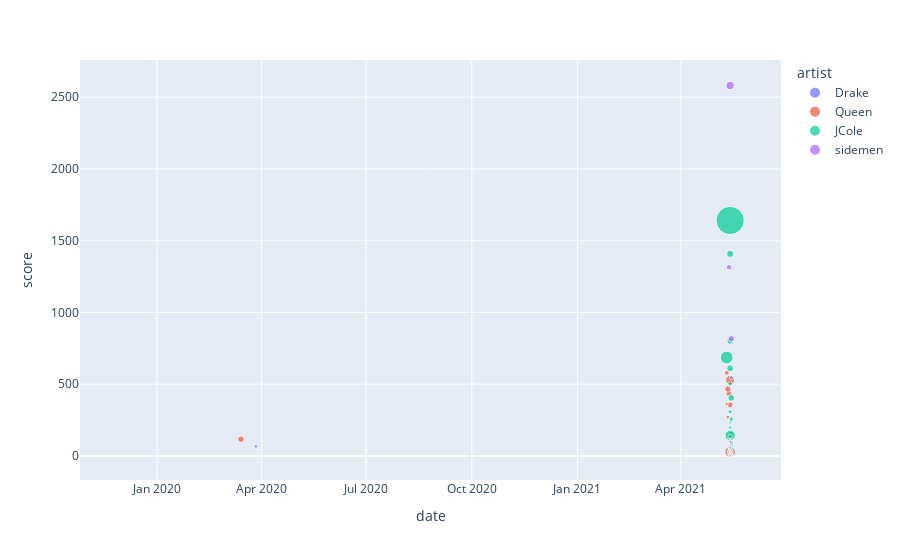

Write notebook code for a chart like this one.
### Code cell
fig = px.scatter(
    df.query('platform==1'),
    x="date", y="score",
             size="total comments", 
                 color="artist",
                 hover_name="title")
fig.show()

### Figure 1 — Plotly figure (JSON) as saved in the notebook; plotly's stock layout.template omitted (floating-point values rounded to 4 significant figures)
{"data": [{"hovertemplate": "<b>%{hovertext}</b><br><br>artist=Drake<br>date=%{x}<br>score=%{y}<br>total comments=%{marker.size}<extra></extra>", "hovertext": ["If you're looking for the Toronto discord server, please visit: https://discord.gg/wn9GFuF", "If you're looking for the rapper Drake, please go to r/Drizzy"], "legendgroup": "Drake", "marker": {"color": "#636efa", "size": [0, 7], "sizemode": "area", "sizeref": 1.123, "symbol": "circle"}, "mode": "markers", "name": "Drake", "orientation": "v", "showlegend": true, "type": "scatter", "x": ["2019-11-28", "2020-03-27"], "xaxis": "x", "y": [10, 67], "yaxis": "y"}, {"hovertemplate": "<b>%{hovertext}</b><br><br>artist=Queen<br>date=%{x}<br>score=%{y}<br>total comments=%{marker.size}<extra></extra>", "hovertext": ["Read the Rules Before Posting", "Amogus", "My favorite", "Need your loving tonight is so underrated it’s not even funny", "Restaurant idea", "This might ruffle some feathers, but this is my queen album ranking list", "I’m one who loves a kind magic demo?", "Roger relaxing", "What’s the significance of today in Queen history?", "This is nightmare fuel", "My latest Freddie painting 👑🎨", "About time I make everyone on this subreddit mad", "I think bohemian rhapsody is a little overrated in my opinion. But not in the way you think.", "Been a Queen fan since 1975 but after A Kind of Magic life got in the way and I don't know their last couple of albums well enough to include them here. My tier list.", "Execute order 39", "I finally got my live magic record I ordered a couple months ago but it finally came but I don’t like it to much because it only has 14 songs on the album but Queen played 28 songs it kind bugs me but it’s not that big of a deal", "Marc Martel and Jonathan Cilia Faro - Too Much Love Will Kill You", "What is your favorite queen song", "The single ‘Headlong’ Released 30 years ago today! The 3rd single off of ‘Innuendo’.", "Another one bites the dust", "A night at the opera", "Made in heaven", "I updated the list yet again", "A day at the races", "This is the list for the game.", "I did some thinking and made an updated list", "The Struts Release a new single We Will Rock you. See the video here.", "The Struts Cover Queen’s 'We Will Rock You'", "Freddie in 1980", "Id love to be that camera man 🤤", "To celebrate 30 years of Innuendo, my friends and I made a special video where we break down the album and everything that makes it special. We’d love it if you checked it out and let us know what you think! :)", "Got some Queen shirts in the mail today!", "Barcelona brings me to tears", "📷HAPPY BIRTHDAY, RAMI!!📷", "Here is a badass photo of Freddie! Looks like a super hero. A rock and roll super hero!", "Happy Birthday, Rami Malek!", "By another request on someone. Here or some images mostly from Hammersmith 1979. Hope you enjoy!", "Saviour of the universe", "My first Queen drawing", "Freddie Merc-booty. The second image is one of my favorites because of the sparkly shine on the microphone", "Happy 40th birthday to Rami Malek the actor who plays Freddie Mercury in Bohemian Rhapsody", "Those eyes!", "Not sure if I've posted this image before. More on the way!", "By request of someone in my last post. Here are some pictures from Saarbrucken 1979. The last image isn't from this concert bit I thought it looked cool.", "How y’all think I did?", "Construction crew breaks free", "Good news!", "Queen’s greatest hits in a piano medley 🎹", "Queen & David Bowie - Under Pressure - Alternative and unused takes", "Finally “united” after 45 years. Left is my mom’s vinyl from 1976 and right is mine from this year"], "legendgroup": "Queen", "marker": {"color": "#EF553B", "size": [24, 7, 2, 46, 2, 24, 1, 0, 1, 2, 19, 4, 5, 4, 1, 4, 1, 66, 21, 0, 3, 0, 3, 0, 0, 3, 0, 0, 0, 2, 1, 3, 2, 3, 23, 3, 6, 0, 8, 8, 10, 5, 1, 1, 1, 0, 14, 0, 1, 6], "sizemode": "area", "sizeref": 1.123, "symbol": "circle"}, "mode": "markers", "name": "Queen", "orientation": "v", "showlegend": true, "type": "scatter", "x": ["2020-03-14", "2021-05-15", "2021-05-15", "2021-05-14", "2021-05-15", "2021-05-14", "2021-05-15", "2021-05-15", "2021-05-15", "2021-05-15", "2021-05-14", "2021-05-15", "2021-05-14", "2021-05-15", "2021-05-15", "2021-05-15", "2021-05-15", "2021-05-14", "2021-05-13", "2021-05-15", "2021-05-14", "2021-05-14", "2021-05-15", "2021-05-14", "2021-05-14", "2021-05-14", "2021-05-15", "2021-05-15", "2021-05-13", "2021-05-14", "2021-05-14", "2021-05-14", "2021-05-14", "2021-05-13", "2021-05-12", "2021-05-13", "2021-05-13", "2021-05-13", "2021-05-12", "2021-05-13", "2021-05-12", "2021-05-13", "2021-05-12", "2021-05-13", "2021-05-13", "2021-05-12", "2021-05-11", "2021-05-13", "2021-05-12", "2021-05-11"], "xaxis": "x", "y": [117, 112, 50, 529, 16, 136, 15, 13, 5, 14, 357, 3, 8, 3, 0, 4, 2, 29, 435, 0, 3, 4, 1, 2, 2, 2, 0, 1, 121, 41, 16, 14, 5, 37, 467, 160, 61, 5, 271, 31, 141, 27, 29, 12, 9, 14, 580, 4, 11, 362], "yaxis": "y"}, {"hovertemplate": "<b>%{hovertext}</b><br><br>artist=JCole<br>date=%{x}<br>score=%{y}<br>total comments=%{marker.size}<extra></extra>", "hovertext": ["(Discussion Thread) J. Cole - Applying Pressure: The Off-Season Documentary", "The Off-Season available everywhere now", "Apple Music US Charts", "“T h e . F i r s t . T o . D o . I t”", "J Cole To Appear On KD’s Podcast Tomorrow", "Listen to the album in reverse.", "If you know you know 😂😂😂", "😭 grind never stops!", "HHCJ with a banger 😭😭😭", "ong this me. played the album 3x last night and woke up today and drove to the gym bumping it, bumped it on the way home, bumped it in the parking lot and as i'm writing this it's playing on my laptop 😭", "All of us rn", ".", "Mfs when they start nitpicking The Off-Season after one listen.", "🔥🔥🔥", "Meanwhile in the Mushroom Kingdom...", "Cole rn (via @jakepablomedia)", "Predictions for first week sales???", "Pride is the devil went the hardest who’s w me.", "I got it wrong", "Rare photo of J.Cole and Machine Gun Kelly", "J cole added features name . On fall off season album . Spotify. itunes. Apple music", "LMFAOO", "“Album is mid. It’s boring because it has no concept whatsoever and Cole is not good at making songs like this. The bars and instrumentals weren’t even up to par. 6/10”", "The HARDEST double entendre I almost missed.", "IM SO SORRY BUT.. “KRISPY KREME DREAMS SOMETIMES MY NIGGAS WANNA KILL 12”", "THE OFF-SEASON . CASSETTE . TAPE .", "Platinum with Features 🙃", "When god said let there be light, he made j.cole", "Polo G and Reason showing support for Cole 👏🏾👏🏾", "From overall reviews, it seems like non JCole fans like this album more than Cole fans", "Album Review", "“The Off-Season Mid”", "me and my demons vibing to my life", "I wish I could hear this song for the first time again", "When you hear 21 on m y . l i fe", "J. Cole fans everytime he drops an Album", "WE GOT OUR LIVES TOGETHER ‼️", "I actually like the lack of concept in this album", "Savage Mode III comin soon or what👀 ( sorry for trash meme skills )", "*Permanent Stank Face*", "The Off Season - Charts After A Day !", "J. Cole - The Off-Season (Cover Concept)", "How we all were when we first heard Cam’s voice 😂", "The transition in \"Pride Is the Devil\" be like:", "Had me zoning out for a minute", "When you hear the surprise features", "The TDE guys showing love to Cole. Cole dropped an unbelievable piece of work 🔥", "The Cole -> Mooray -> 21 Savage got me like", "There's one thing a saiyan always keeps. HIS PRIDE", "my homie constantly telling me ‘bout Qur’an, puttin’ me on"], "legendgroup": "JCole", "marker": {"color": "#00cc96", "size": [93, 449, 8, 29, 6, 26, 1, 2, 0, 1, 12, 10, 8, 2, 9, 6, 14, 11, 1, 7, 1, 0, 15, 5, 8, 3, 1, 2, 0, 7, 0, 12, 0, 10, 24, 1, 0, 60, 0, 0, 1, 1, 4, 1, 0, 27, 3, 11, 2, 3], "sizemode": "area", "sizeref": 1.123, "symbol": "circle"}, "mode": "markers", "name": "JCole", "orientation": "v", "showlegend": true, "type": "scatter", "x": ["2021-05-11", "2021-05-14", "2021-05-15", "2021-05-14", "2021-05-15", "2021-05-15", "2021-05-15", "2021-05-15", "2021-05-15", "2021-05-15", "2021-05-14", "2021-05-15", "2021-05-15", "2021-05-15", "2021-05-14", "2021-05-14", "2021-05-15", "2021-05-15", "2021-05-15", "2021-05-14", "2021-05-15", "2021-05-15", "2021-05-15", "2021-05-15", "2021-05-15", "2021-05-15", "2021-05-14", "2021-05-14", "2021-05-15", "2021-05-15", "2021-05-15", "2021-05-15", "2021-05-15", "2021-05-15", "2021-05-14", "2021-05-15", "2021-05-15", "2021-05-14", "2021-05-15", "2021-05-14", "2021-05-15", "2021-05-15", "2021-05-15", "2021-05-15", "2021-05-15", "2021-05-14", "2021-05-15", "2021-05-14", "2021-05-15", "2021-05-15"], "xaxis": "x", "y": [686, 1641, 247, 1408, 180, 405, 166, 191, 50, 129, 503, 258, 74, 187, 308, 231, 82, 157, 9, 200, 48, 57, 93, 27, 29, 8, 227, 214, 48, 16, 4, 54, 18, 97, 802, 10, 9, 144, 14, 358, 7, 23, 15, 3, 25, 611, 42, 136, 58, 18], "yaxis": "y"}, {"hovertemplate": "<b>%{hovertext}</b><br><br>artist=sidemen<br>date=%{x}<br>score=%{y}<br>total comments=%{marker.size}<extra></extra>", "hovertext": ["WiseNEEK 🙏🙏🙏", "He’s happy Btw not crying. He’s crying from happiness", "Move over KSimon, MOLABI is Here", "Can he do it this time?", "Ethan Sister.", "Can you guys make a part 2 of this after the whole covid ting?", "Make it happen!", "Messi’s inspiration credit: @messi.policeforce ig", "Harry at his best!", "pokimane reacting w2s diss track", "Sidemen 4th Anime Opening", "Just going to leave this here", "Logan Paul vs Jake Paul?", "Ethan and Harry about to get to work", "Name a more iconic trio I'll wait", "Anyone know her instagram?", "7 LEGENDS👑 / ART FULLY MADE BY ME | INSTAGRAM: TJVSN", "Sidemen should post a fishing challenge", "Sidemen should post a fishing challenge", "Found Ethan’s dad", "Drew what the world wants to see before Jj actually does it! KSI vs Jake!", "WTF", "Uhhh JJ?", "🥶🥶", "If Gib beats Taylor Holder and Deji beats Vinnie Hacker JJ has to bring this guy back to his thumbnails how about that", "5yr olds when they get a 50 pound note", "WE NEED A REMAKE. One of the best vids with the sidemen to date", "You never told us you starred in an AD 😆", "Even the game knows he is fatneek", "If Spongebob fell in ye blender!", "r/ksi VS r/Sidemen", "Who else is waiting jj to release the album and the music ting just for this cunt to die and float to the atmosphere", "I hate when that happens", "This is what JJ will do to Jake Paul...", "It would be so dope", "Why did Tobi fall down like a character in Toy Story when Andy comes back?😂😂", "Nostalgia", "sidemen tinder Yung filly \"clapped\"", "Look at the Ethan transformation! CRAZY, my Man Ethan has been through a lot..", "Sidemen Sunday Video Idea", "Just gonna leave this here", "When JJ gives apology to Simon", "Help it", "What goes on inside his mind??", "Gymshark Behz. I've got 2 cool graphic pieces for you", "Don’t have enough karma to post on r/ksi, but, Original.", "Do you are have stupid?", "It izz what it izz", "What's Going On With The Beta Squad??", "This should be a show fr fr"], "legendgroup": "sidemen", "marker": {"color": "#ab63fa", "size": [21, 8, 37, 0, 4, 0, 0, 0, 3, 3, 0, 0, 3, 0, 1, 0, 0, 0, 0, 0, 0, 0, 0, 4, 0, 0, 2, 0, 5, 0, 0, 0, 0, 17, 1, 4, 0, 0, 0, 0, 0, 0, 0, 0, 0, 0, 3, 0, 0, 0], "sizemode": "area", "sizeref": 1.123, "symbol": "circle"}, "mode": "markers", "name": "sidemen", "orientation": "v", "showlegend": true, "type": "scatter", "x": ["2021-05-15", "2021-05-15", "2021-05-14", "2021-05-15", "2021-05-15", "2021-05-15", "2021-05-15", "2021-05-15", "2021-05-15", "2021-05-15", "2021-05-15", "2021-05-15", "2021-05-15", "2021-05-15", "2021-05-15", "2021-05-15", "2021-05-15", "2021-05-15", "2021-05-15", "2021-05-15", "2021-05-15", "2021-05-15", "2021-05-15", "2021-05-14", "2021-05-15", "2021-05-15", "2021-05-14", "2021-05-15", "2021-05-14", "2021-05-15", "2021-05-15", "2021-05-15", "2021-05-15", "2021-05-13", "2021-05-14", "2021-05-14", "2021-05-15", "2021-05-15", "2021-05-14", "2021-05-15", "2021-05-15", "2021-05-15", "2021-05-14", "2021-05-14", "2021-05-14", "2021-05-15", "2021-05-14", "2021-05-14", "2021-05-15", "2021-05-15"], "xaxis": "x", "y": [818, 544, 2581, 27, 95, 5, 4, 23, 29, 7, 2, 34, 14, 2, 2, 1, 1, 1, 1, 1, 1, 1, 7, 56, 1, 12, 69, 1, 101, 0, 0, 10, 6, 1315, 118, 63, 3, 0, 47, 3, 3, 1, 6, 30, 16, 4, 5, 3, 0, 1], "yaxis": "y"}], "layout": {"legend": {"itemsizing": "constant", "title": {"text": "artist"}, "tracegroupgap": 0}, "margin": {"t": 60}, "xaxis": {"anchor": "y", "domain": [0, 1], "title": {"text": "date"}}, "yaxis": {"anchor": "x", "domain": [0, 1], "title": {"text": "score"}}}}
